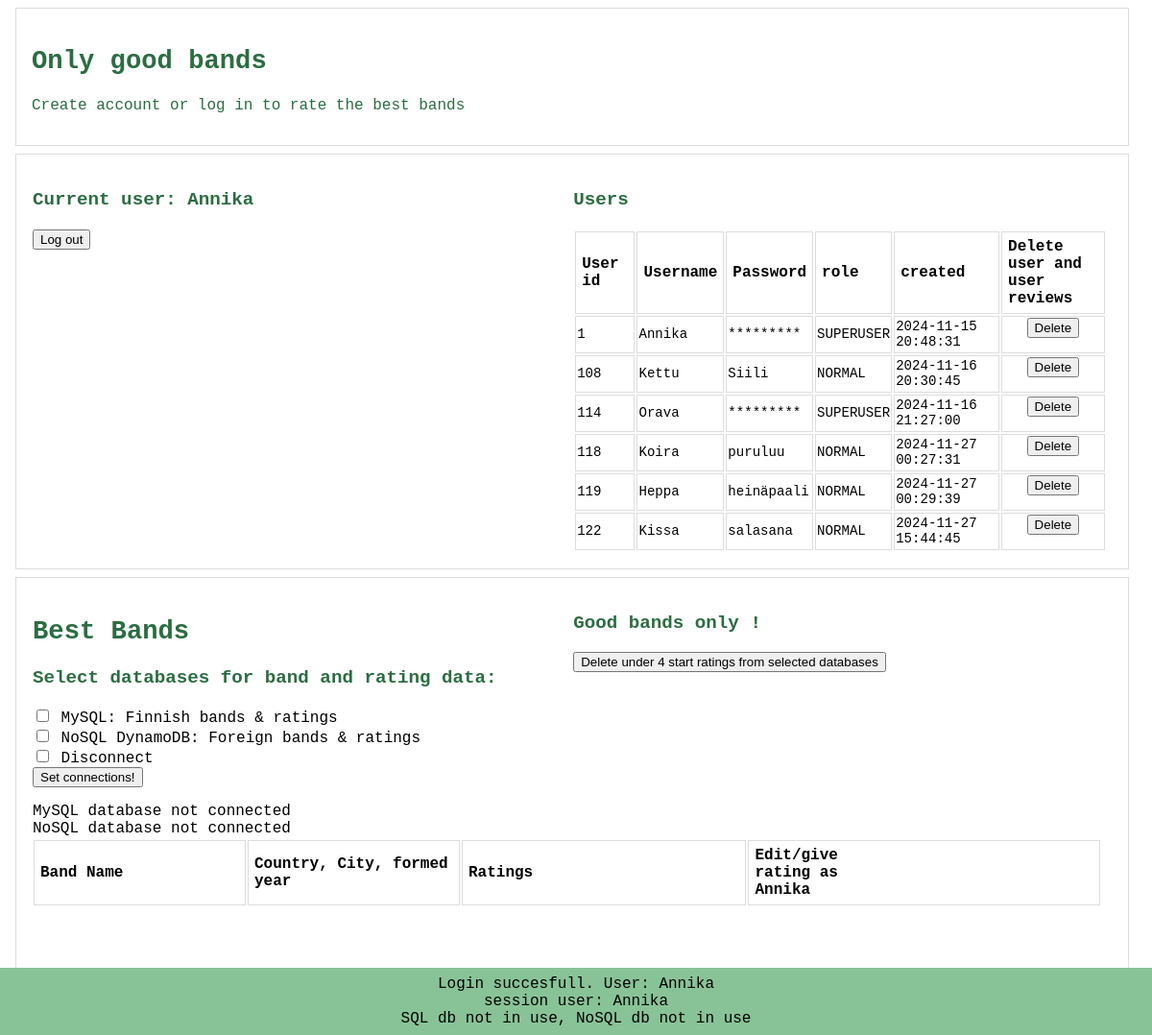
The page /index.php (signed in) on the database its author committed.
### tables this page shows
CREATE TABLE `user_table` (
  `user_id` int(11) NOT NULL,
  `user_name` varchar(10) NOT NULL,
  `role` enum('SUPERUSER','NORMAL') NOT NULL DEFAULT 'NORMAL',
  `password` varchar(10) NOT NULL,
  `created` timestamp NOT NULL DEFAULT current_timestamp(),
  `modified` timestamp NULL DEFAULT NULL
);

### htdocs/index.php (the view, shortened to what this page needs)
<?php
include("./php_connection.php");
$currentuser = "-";
$sqldbon = 0;
$nosqldbon = 0;
if (isset($_SESSION['username'])){
    $currentuser = $_SESSION['username'];
}
$sqluser = "select * from user_table order by user_id";
$sql_users = $connectiontosqldb->query($sqluser);
echo "<head> <meta http-equiv=\"content-type\" content=\"text/html; charset=utf-8\" />
<link rel=\"stylesheet\" href=\"styles.css\">
</head>
<body>
   <header class=\"site-header\"> </header>
<main>
    <div class=\"container\">
        <h2>Only good bands</h2><p>Create account or log in to rate the best bands</p></div>
            <div class=\"container\">
            <div class=\"column\">";
    if (isset($_SESSION['username'])) {
        echo "<h3> Current user: $currentuser</h3>
                <form method=\"post\">
                    <input type=\"submit\" name=\"logout\" value=\"Log out\">
                </form>";
}
echo "</div>
        <div class=\"column\">
        <h3>Users</h3>
         <table > <tr>
            <th>User id</th>
            <th>Username</th>
            <th>Password</th>
            <th>role</th>
            <th>created</th>
            <th>Delete user and<br> user reviews</th></tr>";
        if ($sql_users) {
        while($row = $sql_users->fetch_assoc()) {
        echo "<tr><td>". $row["user_id"].
            "</td><td>". $row["user_name"].
            "</td><td>";
            if($row["role"] == 'NORMAL'){
            echo $row["password"]; } else {echo "*********";}
            echo "</td><td>". $row["role"].
            "</td><td>". $row["created"].
            "<td class=\"centered\">
                <form method=\"post\">
                    <input type=\"hidden\" name=\"deleteuser\" value=\"". $row["user_name"]. "\" /><input type=\"submit\" value=\"Delete\" />
                </form>
            </td></tr>";
            }
} else {
echo "0 results";
}
echo "</tr></table></div> </div>  ";
echo "<div class=\"container\" id=\"section-1\">";
echo "<div class=\"column\"><h2>Best Bands</h2>
        <h3>Select databases for band and rating data:</h3>
        <form method=\"get\">
            <input type=\"checkbox\" name=\"selectdb[]\" value=\"MySQL\">
            <label> MySQL: Finnish bands & ratings </label><br>
            <input type=\"checkbox\" name=\"selectdb[]\" value=\"NoSQL\">
            <label> NoSQL DynamoDB: Foreign bands & ratings </label><br>
            <input type=\"checkbox\" name=\"selectdb[]\" value=\"noconnection\">
            <label> Disconnect</label><br>
            <input type=\"submit\" value=\"Set connections!\"> <br>
        </form>";
if ($sqldbon == 1) {
    echo " <b>MySQL database Connected</b> <br>";
} else {
    echo "MySQL database not connected<br>";
}
if ($nosqldbon == 1) {
    echo "<b>NoSQL database Connected</b><br>";
} else {
    echo "NoSQL database not connected<br>";
}
echo"</div>";
      echo "<div class=\"column\">
         <h3> Good bands only !  </h3>
            <form method=\"post\">
                <input type=\"hidden\" name=\"deletebadreviews\" value=\"deletebadreviews\" />
                <input type=\"submit\" name=\"deletelowreviews\" value=\"Delete under 4 start ratings from selected databases\" />
             </form>
        <br></div> ";
echo "<table><tr><th width=\"20%\">Band Name</th><th width=\"20%\">Country, City, formed year</th><th>Ratings</th><th>Edit/give <br>rating ";
        if (isset($_SESSION['username']))  {
                    echo "as <br>". $_SESSION['username'];
                    }
                    echo "</th> </tr>";
echo "</table>";
echo " <br><br><br><br><br><br>
    <div class=\"footermessages\" >";
        if (isset($_SESSION['systemmessage'])){
            $currentsystemmessage = $_SESSION['systemmessage'];
            echo $currentsystemmessage ;
            echo "<br>session user:  $currentuser<br> ";
        }
        if ($sqldbon == 1){
              echo "SQL db in use,";
            } else { echo " SQL db not in use,"; }
        if ($nosqldbon == 1){
              echo "  NoSQL db in use";
            } else { echo "  NoSQL db not in use"; }
echo "</div>
</body> ";
?>

### htdocs/styles.css (style rules this page uses)
.container { font-family: courier; border: 1px solid #dddddd; width: 98%; padding: 1em; margin: 0.5em; }
.column { float: left; width: 50%; padding: 1px; }
.container:after { content: ""; display: table; clear: both; }
table { font-family: courier; width: 99%; }
th { border: 0.5px solid #dddddd; text-align: left; padding: 6px; }
td { border: 0.5px solid #dddddd; text-align: left; padding: 1px; font-size: 88%; }
.centered { display: table-cell; vertical-align: middle; text-align: center; }
h1, h2, h3, p { color: rgb(43, 109, 66); font-family: courier; font-size: 300%; }
h2 { font-size: 170%; }
h3 { font-size: 120%; }
p { font-size: 100%; }
* { box-sizing: border-box; }
.footermessages { position: fixed; left: 0; bottom: 0; width: 100%; padding: 0.5em; background-color: rgb(136, 195, 151); text-align: center; }

### rows shown on the page
user_table: user_id "1", user_name "Annika", role "SUPERUSER", created "2024-11-15 20:48:31"
user_table: user_id "108", user_name "Kettu", password "Siili", role "NORMAL", created "2024-11-16 20:30:45"
user_table: user_id "114", user_name "Orava", role "SUPERUSER", created "2024-11-16 21:27:00"
user_table: user_id "118", user_name "Koira", password "puruluu", role "NORMAL", created "2024-11-27 00:27:31"
user_table: user_id "119", user_name "Heppa", password "heinäpaali", role "NORMAL", created "2024-11-27 00:29:39"
user_table: user_id "122", user_name "Kissa", password "salasana", role "NORMAL", created "2024-11-27 15:44:45"

### other values the page prints
$currentuser "Annika"
$_SESSION['username'] "Annika"
$currentsystemmessage "Login succesfull. User: Annika"
